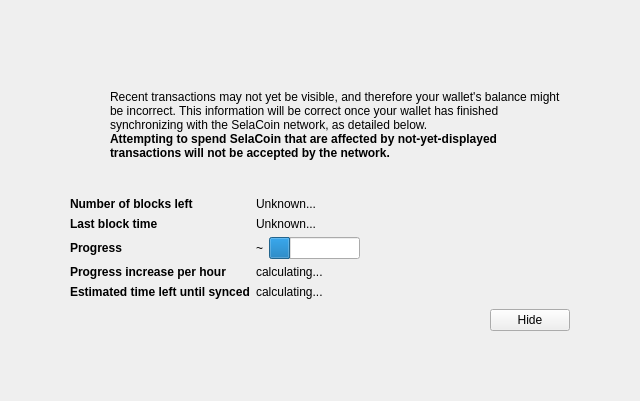
<?xml version="1.0" encoding="UTF-8"?>
<ui version="4.0">
 <class>ModalOverlay</class>
 <widget class="ModalOverlay" name="ModalOverlay">
  <property name="geometry">
   <rect>
    <x>0</x>
    <y>0</y>
    <width>640</width>
    <height>401</height>
   </rect>
  </property>
  <property name="windowTitle">
   <string>Form</string>
  </property>
  <layout class="QVBoxLayout" name="verticalLayout" stretch="0">
   <property name="sizeConstraint">
    <enum>QLayout::SetDefaultConstraint</enum>
   </property>
   <property name="leftMargin">
    <number>0</number>
   </property>
   <property name="topMargin">
    <number>0</number>
   </property>
   <property name="rightMargin">
    <number>0</number>
   </property>
   <property name="bottomMargin">
    <number>0</number>
   </property>
   <item>
    <widget class="QWidget" name="bgWidget" native="true">
     <property name="styleSheet">
      <string notr="true"/>
     </property>
     <layout class="QVBoxLayout" name="verticalLayoutMain" stretch="0">
      <property name="leftMargin">
       <number>60</number>
      </property>
      <property name="topMargin">
       <number>60</number>
      </property>
      <property name="rightMargin">
       <number>60</number>
      </property>
      <property name="bottomMargin">
       <number>60</number>
      </property>
      <item>
       <widget class="QWidget" name="contentWidget" native="true">
        <property name="styleSheet">
         <string notr="true"/>
        </property>
        <layout class="QVBoxLayout" name="verticalLayoutSub" stretch="1,0,0,0,0">
         <property name="spacing">
          <number>0</number>
         </property>
         <property name="leftMargin">
          <number>10</number>
         </property>
         <property name="topMargin">
          <number>10</number>
         </property>
         <property name="rightMargin">
          <number>10</number>
         </property>
         <property name="bottomMargin">
          <number>10</number>
         </property>
         <item>
          <layout class="QHBoxLayout" name="horizontalLayoutIconText" stretch="0,1">
           <property name="topMargin">
            <number>20</number>
           </property>
           <item>
            <layout class="QVBoxLayout" name="verticalLayoutIcon">
             <property name="leftMargin">
              <number>0</number>
             </property>
             <item>
              <widget class="QPushButton" name="warningIcon">
               <property name="enabled">
                <bool>false</bool>
               </property>
               <property name="text">
                <string/>
               </property>
               <property name="icon">
                <iconset>
                 <normaloff>:/icons/warning</normaloff>
                 <disabledoff>:/icons/warning</disabledoff>:/icons/warning</iconset>
               </property>
               <property name="iconSize">
                <size>
                 <width>48</width>
                 <height>48</height>
                </size>
               </property>
               <property name="flat">
                <bool>true</bool>
               </property>
              </widget>
             </item>
             <item>
              <spacer name="verticalSpacerWarningIcon">
               <property name="orientation">
                <enum>Qt::Vertical</enum>
               </property>
               <property name="sizeHint" stdset="0">
                <size>
                 <width>20</width>
                 <height>40</height>
                </size>
               </property>
              </spacer>
             </item>
            </layout>
           </item>
           <item>
            <layout class="QVBoxLayout" name="verticalLayoutInfoText">
             <property name="leftMargin">
              <number>0</number>
             </property>
             <property name="topMargin">
              <number>0</number>
             </property>
             <item>
              <widget class="QLabel" name="infoText">
               <property name="text">
                <string>Recent transactions may not yet be visible, and therefore your wallet's balance might be incorrect. This information will be correct once your wallet has finished synchronizing with the SelaCoin network, as detailed below.</string>
               </property>
               <property name="textFormat">
                <enum>Qt::RichText</enum>
               </property>
               <property name="wordWrap">
                <bool>true</bool>
               </property>
              </widget>
             </item>
             <item>
              <widget class="QLabel" name="infoTextStrong">
               <property name="font">
                <font>
                 <weight>75</weight>
                 <bold>true</bold>
                </font>
               </property>
               <property name="text">
                <string>Attempting to spend SelaCoin that are affected by not-yet-displayed transactions will not be accepted by the network.</string>
               </property>
               <property name="textFormat">
                <enum>Qt::RichText</enum>
               </property>
               <property name="wordWrap">
                <bool>true</bool>
               </property>
              </widget>
             </item>
             <item>
              <spacer name="verticalSpacerInTextSpace">
               <property name="orientation">
                <enum>Qt::Vertical</enum>
               </property>
               <property name="sizeHint" stdset="0">
                <size>
                 <width>20</width>
                 <height>40</height>
                </size>
               </property>
              </spacer>
             </item>
            </layout>
           </item>
          </layout>
         </item>
         <item>
          <spacer name="verticalSpacerAfterText">
           <property name="orientation">
            <enum>Qt::Vertical</enum>
           </property>
           <property name="sizeHint" stdset="0">
            <size>
             <width>20</width>
             <height>40</height>
            </size>
           </property>
          </spacer>
         </item>
         <item>
          <layout class="QFormLayout" name="formLayout">
           <property name="fieldGrowthPolicy">
            <enum>QFormLayout::FieldsStayAtSizeHint</enum>
           </property>
           <property name="horizontalSpacing">
            <number>6</number>
           </property>
           <property name="verticalSpacing">
            <number>6</number>
           </property>
           <property name="topMargin">
            <number>10</number>
           </property>
           <item row="0" column="0">
            <widget class="QLabel" name="labelNumberOfBlocksLeft">
             <property name="font">
              <font>
               <weight>75</weight>
               <bold>true</bold>
              </font>
             </property>
             <property name="text">
              <string>Number of blocks left</string>
             </property>
            </widget>
           </item>
           <item row="0" column="1">
            <widget class="QLabel" name="numberOfBlocksLeft">
             <property name="text">
              <string>Unknown...</string>
             </property>
            </widget>
           </item>
           <item row="1" column="0">
            <widget class="QLabel" name="labelLastBlockTime">
             <property name="font">
              <font>
               <weight>75</weight>
               <bold>true</bold>
              </font>
             </property>
             <property name="text">
              <string>Last block time</string>
             </property>
            </widget>
           </item>
           <item row="1" column="1">
            <widget class="QLabel" name="newestBlockDate">
             <property name="sizePolicy">
              <sizepolicy hsizetype="Maximum" vsizetype="Preferred">
               <horstretch>0</horstretch>
               <verstretch>0</verstretch>
              </sizepolicy>
             </property>
             <property name="text">
              <string>Unknown...</string>
             </property>
            </widget>
           </item>
           <item row="2" column="0">
            <widget class="QLabel" name="labelSyncDone">
             <property name="font">
              <font>
               <weight>75</weight>
               <bold>true</bold>
              </font>
             </property>
             <property name="text">
              <string>Progress</string>
             </property>
            </widget>
           </item>
           <item row="2" column="1">
            <layout class="QHBoxLayout" name="horizontalLayoutSync" stretch="0,1">
             <item>
              <widget class="QLabel" name="percentageProgress">
               <property name="text">
                <string notr="true">~</string>
               </property>
              </widget>
             </item>
             <item>
              <widget class="QProgressBar" name="progressBar">
               <property name="value">
                <number>24</number>
               </property>
               <property name="format">
                <string/>
               </property>
              </widget>
             </item>
            </layout>
           </item>
           <item row="4" column="0">
            <widget class="QLabel" name="labelProgressIncrease">
             <property name="font">
              <font>
               <weight>75</weight>
               <bold>true</bold>
              </font>
             </property>
             <property name="text">
              <string>Progress increase per hour</string>
             </property>
            </widget>
           </item>
           <item row="4" column="1">
            <widget class="QLabel" name="progressIncreasePerH">
             <property name="text">
              <string>calculating...</string>
             </property>
            </widget>
           </item>
           <item row="5" column="0">
            <widget class="QLabel" name="labelEstimatedTimeLeft">
             <property name="font">
              <font>
               <weight>75</weight>
               <bold>true</bold>
              </font>
             </property>
             <property name="text">
              <string>Estimated time left until synced</string>
             </property>
            </widget>
           </item>
           <item row="5" column="1">
            <widget class="QLabel" name="expectedTimeLeft">
             <property name="text">
              <string>calculating...</string>
             </property>
            </widget>
           </item>
          </layout>
         </item>
         <item>
          <layout class="QHBoxLayout" name="horizontalLayoutButtons">
           <property name="leftMargin">
            <number>10</number>
           </property>
           <property name="topMargin">
            <number>10</number>
           </property>
           <item>
            <spacer name="horizontalSpacer">
             <property name="orientation">
              <enum>Qt::Horizontal</enum>
             </property>
             <property name="sizeHint" stdset="0">
              <size>
               <width>40</width>
               <height>20</height>
              </size>
             </property>
            </spacer>
           </item>
           <item>
            <widget class="QPushButton" name="closeButton">
             <property name="text">
              <string>Hide</string>
             </property>
            </widget>
           </item>
          </layout>
         </item>
         <item>
          <layout class="QVBoxLayout" name="verticalLayout_2">
           <item>
            <spacer name="verticalSpacer">
             <property name="orientation">
              <enum>Qt::Vertical</enum>
             </property>
             <property name="sizeHint" stdset="0">
              <size>
               <width>20</width>
               <height>40</height>
              </size>
             </property>
            </spacer>
           </item>
          </layout>
         </item>
        </layout>
       </widget>
      </item>
     </layout>
    </widget>
   </item>
  </layout>
 </widget>
 <customwidgets>
  <customwidget>
   <class>ModalOverlay</class>
   <extends>QWidget</extends>
   <header>modaloverlay.h</header>
   <container>1</container>
  </customwidget>
 </customwidgets>
 <resources/>
 <connections/>
</ui>
